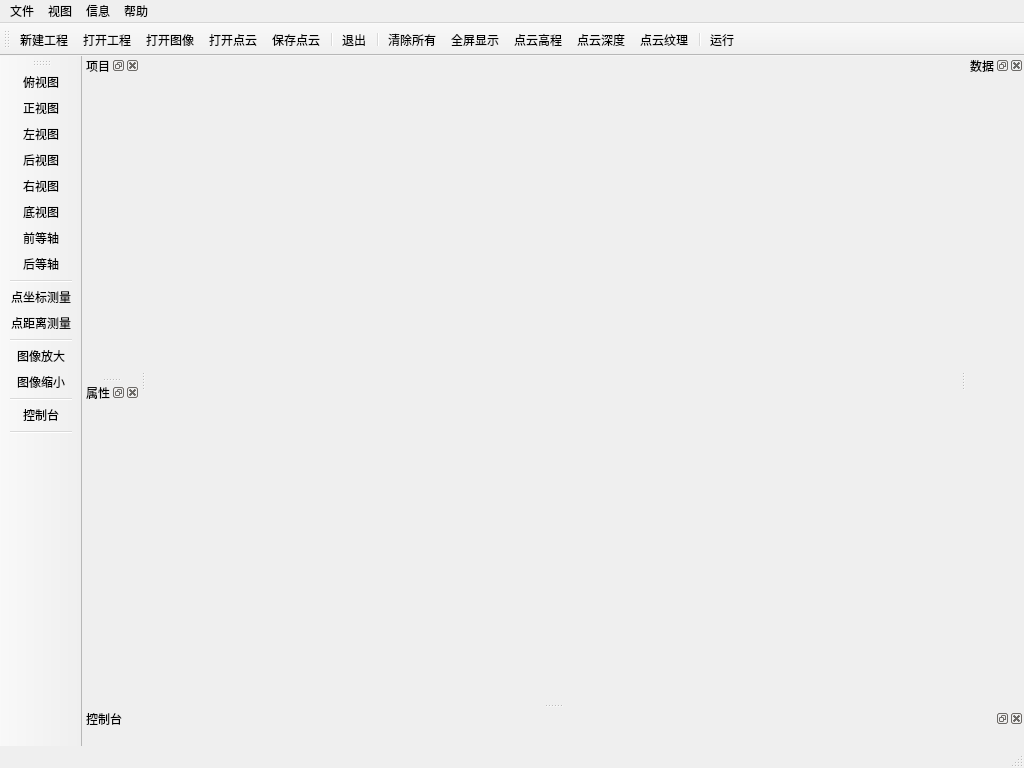
<?xml version="1.0" encoding="UTF-8"?>
<ui version="4.0">
 <class>MainWindow</class>
 <widget class="QMainWindow" name="MainWindow">
  <property name="geometry">
   <rect>
    <x>0</x>
    <y>0</y>
    <width>1024</width>
    <height>768</height>
   </rect>
  </property>
  <property name="windowTitle">
   <string>CG_3DToolKit_Slicer</string>
  </property>
  <property name="windowIcon">
   <iconset resource="icon.qrc">
    <normaloff>:/res/icon/slicer.png</normaloff>:/res/icon/slicer.png</iconset>
  </property>
  <widget class="QWidget" name="centralwidget">
   <layout class="QGridLayout" name="gridLayout"/>
  </widget>
  <widget class="QMenuBar" name="menubar">
   <property name="geometry">
    <rect>
     <x>0</x>
     <y>0</y>
     <width>1024</width>
     <height>23</height>
    </rect>
   </property>
   <widget class="QMenu" name="menu">
    <property name="title">
     <string>文件</string>
    </property>
    <addaction name="action_new"/>
    <addaction name="action_open"/>
    <addaction name="action_open_Image"/>
    <addaction name="action_open_PointCloud"/>
    <addaction name="action_save_PointCloud"/>
    <addaction name="separator"/>
    <addaction name="action_exit"/>
   </widget>
   <widget class="QMenu" name="menu_2">
    <property name="title">
     <string>信息</string>
    </property>
    <widget class="QMenu" name="menu_4">
     <property name="title">
      <string>样式风格</string>
     </property>
     <property name="icon">
      <iconset resource="icon.qrc">
       <normaloff>:/res/icon/ccSkin.png</normaloff>:/res/icon/ccSkin.png</iconset>
     </property>
     <addaction name="action_Aqua"/>
     <addaction name="action_MacOS"/>
     <addaction name="action_Ubuntu"/>
     <addaction name="action_Windows"/>
    </widget>
    <addaction name="action_Login"/>
    <addaction name="menu_4"/>
   </widget>
   <widget class="QMenu" name="menu_3">
    <property name="title">
     <string>帮助</string>
    </property>
    <addaction name="action_about"/>
   </widget>
   <widget class="QMenu" name="menu_1">
    <property name="title">
     <string>视图</string>
    </property>
    <addaction name="action_dock_project"/>
    <addaction name="action_dock_properties"/>
    <addaction name="action_dock_data"/>
    <addaction name="action_dock_console"/>
   </widget>
   <addaction name="menu"/>
   <addaction name="menu_1"/>
   <addaction name="menu_2"/>
   <addaction name="menu_3"/>
  </widget>
  <widget class="QStatusBar" name="statusbar"/>
  <widget class="QToolBar" name="toolBar_1">
   <property name="windowTitle">
    <string>toolBar</string>
   </property>
   <attribute name="toolBarArea">
    <enum>TopToolBarArea</enum>
   </attribute>
   <attribute name="toolBarBreak">
    <bool>false</bool>
   </attribute>
   <addaction name="action_new"/>
   <addaction name="action_open"/>
   <addaction name="action_open_Image"/>
   <addaction name="action_open_PointCloud"/>
   <addaction name="action_save_PointCloud"/>
   <addaction name="separator"/>
   <addaction name="action_exit"/>
   <addaction name="separator"/>
   <addaction name="action_ClearAll"/>
   <addaction name="action_FullScreen"/>
   <addaction name="action_Elevation"/>
   <addaction name="action_Depth"/>
   <addaction name="action_Intensity"/>
   <addaction name="separator"/>
   <addaction name="action_trigger"/>
  </widget>
  <widget class="QDockWidget" name="dock_project">
   <property name="windowTitle">
    <string>项目</string>
   </property>
   <attribute name="dockWidgetArea">
    <number>1</number>
   </attribute>
   <widget class="QWidget" name="dockWidgetContents_project">
    <layout class="QVBoxLayout" name="verticalLayout"/>
   </widget>
  </widget>
  <widget class="QDockWidget" name="dock_data">
   <property name="windowTitle">
    <string>数据</string>
   </property>
   <attribute name="dockWidgetArea">
    <number>2</number>
   </attribute>
   <widget class="QWidget" name="dockWidgetContents_data">
    <layout class="QVBoxLayout" name="verticalLayout_2"/>
   </widget>
  </widget>
  <widget class="QDockWidget" name="dock_console">
   <property name="windowTitle">
    <string>控制台</string>
   </property>
   <attribute name="dockWidgetArea">
    <number>8</number>
   </attribute>
   <widget class="QWidget" name="dockWidgetContents_console">
    <layout class="QVBoxLayout" name="verticalLayout_3"/>
   </widget>
  </widget>
  <widget class="QDockWidget" name="dock_properties">
   <property name="windowTitle">
    <string>属性</string>
   </property>
   <attribute name="dockWidgetArea">
    <number>1</number>
   </attribute>
   <widget class="QWidget" name="dockWidgetContents_properties">
    <layout class="QVBoxLayout" name="verticalLayout_4"/>
   </widget>
  </widget>
  <widget class="QToolBar" name="toolBar_2">
   <property name="windowTitle">
    <string>toolBar_2</string>
   </property>
   <attribute name="toolBarArea">
    <enum>LeftToolBarArea</enum>
   </attribute>
   <attribute name="toolBarBreak">
    <bool>false</bool>
   </attribute>
   <addaction name="action_SetViewTop"/>
   <addaction name="action_SetViewFront"/>
   <addaction name="action_SetViewLeft"/>
   <addaction name="action_SetViewBack"/>
   <addaction name="action_SetViewRight"/>
   <addaction name="action_SetViewBottom"/>
   <addaction name="action_SetViewIso1"/>
   <addaction name="action_SetViewIso2"/>
   <addaction name="separator"/>
   <addaction name="action_PickPointCoordinate"/>
   <addaction name="action_PickPointDistance"/>
   <addaction name="separator"/>
   <addaction name="action_ZoomIn"/>
   <addaction name="action_ZoomOut"/>
   <addaction name="separator"/>
   <addaction name="action_console"/>
   <addaction name="separator"/>
  </widget>
  <action name="action_new">
   <property name="icon">
    <iconset resource="icon.qrc">
     <normaloff>:/res/icon/document-new.png</normaloff>:/res/icon/document-new.png</iconset>
   </property>
   <property name="text">
    <string>新建工程</string>
   </property>
  </action>
  <action name="action_open">
   <property name="icon">
    <iconset resource="icon.qrc">
     <normaloff>:/res/icon/document-open.png</normaloff>:/res/icon/document-open.png</iconset>
   </property>
   <property name="text">
    <string>打开工程</string>
   </property>
  </action>
  <action name="action_exit">
   <property name="icon">
    <iconset resource="icon.qrc">
     <normaloff>:/res/icon/ccExit.png</normaloff>:/res/icon/ccExit.png</iconset>
   </property>
   <property name="text">
    <string>退出</string>
   </property>
  </action>
  <action name="action_SetViewTop">
   <property name="icon">
    <iconset resource="icon.qrc">
     <normaloff>:/res/icon/ccViewZpos.png</normaloff>:/res/icon/ccViewZpos.png</iconset>
   </property>
   <property name="text">
    <string>俯视图</string>
   </property>
   <property name="toolTip">
    <string>俯视图</string>
   </property>
  </action>
  <action name="action_SetViewFront">
   <property name="icon">
    <iconset resource="icon.qrc">
     <normaloff>:/res/icon/ccViewYpos.png</normaloff>:/res/icon/ccViewYpos.png</iconset>
   </property>
   <property name="text">
    <string>正视图</string>
   </property>
   <property name="toolTip">
    <string>正视图</string>
   </property>
  </action>
  <action name="action_SetViewLeft">
   <property name="icon">
    <iconset resource="icon.qrc">
     <normaloff>:/res/icon/ccViewXpos.png</normaloff>:/res/icon/ccViewXpos.png</iconset>
   </property>
   <property name="text">
    <string>左视图</string>
   </property>
   <property name="toolTip">
    <string>左视图</string>
   </property>
  </action>
  <action name="action_SetViewBack">
   <property name="icon">
    <iconset resource="icon.qrc">
     <normaloff>:/res/icon/ccViewYneg.png</normaloff>:/res/icon/ccViewYneg.png</iconset>
   </property>
   <property name="text">
    <string>后视图</string>
   </property>
   <property name="toolTip">
    <string>后视图</string>
   </property>
  </action>
  <action name="action_SetViewRight">
   <property name="icon">
    <iconset resource="icon.qrc">
     <normaloff>:/res/icon/ccViewXneg.png</normaloff>:/res/icon/ccViewXneg.png</iconset>
   </property>
   <property name="text">
    <string>右视图</string>
   </property>
   <property name="toolTip">
    <string>右视图</string>
   </property>
  </action>
  <action name="action_SetViewBottom">
   <property name="icon">
    <iconset resource="icon.qrc">
     <normaloff>:/res/icon/ccViewZneg.png</normaloff>:/res/icon/ccViewZneg.png</iconset>
   </property>
   <property name="text">
    <string>底视图</string>
   </property>
   <property name="toolTip">
    <string>底视图</string>
   </property>
  </action>
  <action name="action_SetViewIso1">
   <property name="icon">
    <iconset resource="icon.qrc">
     <normaloff>:/res/icon/ccViewIso1.png</normaloff>:/res/icon/ccViewIso1.png</iconset>
   </property>
   <property name="text">
    <string>前等轴</string>
   </property>
   <property name="toolTip">
    <string>前等轴</string>
   </property>
  </action>
  <action name="action_SetViewIso2">
   <property name="icon">
    <iconset resource="icon.qrc">
     <normaloff>:/res/icon/ccViewIso2.png</normaloff>:/res/icon/ccViewIso2.png</iconset>
   </property>
   <property name="text">
    <string>后等轴</string>
   </property>
   <property name="toolTip">
    <string>后等轴</string>
   </property>
  </action>
  <action name="action_open_Image">
   <property name="icon">
    <iconset resource="icon.qrc">
     <normaloff>:/res/icon/ccGrid.png</normaloff>:/res/icon/ccGrid.png</iconset>
   </property>
   <property name="text">
    <string>打开图像</string>
   </property>
  </action>
  <action name="action_open_PointCloud">
   <property name="icon">
    <iconset resource="icon.qrc">
     <normaloff>:/res/icon/ccOpen.png</normaloff>:/res/icon/ccOpen.png</iconset>
   </property>
   <property name="text">
    <string>打开点云</string>
   </property>
  </action>
  <action name="action_save_PointCloud">
   <property name="icon">
    <iconset resource="icon.qrc">
     <normaloff>:/res/icon/ccSave.png</normaloff>:/res/icon/ccSave.png</iconset>
   </property>
   <property name="text">
    <string>保存点云</string>
   </property>
  </action>
  <action name="action_ClearAll">
   <property name="icon">
    <iconset resource="icon.qrc">
     <normaloff>:/res/icon/ccDelete.png</normaloff>:/res/icon/ccDelete.png</iconset>
   </property>
   <property name="text">
    <string>清除所有</string>
   </property>
   <property name="toolTip">
    <string>清除所有</string>
   </property>
  </action>
  <action name="action_FullScreen">
   <property name="icon">
    <iconset resource="icon.qrc">
     <normaloff>:/res/icon/ccFullScreen.png</normaloff>:/res/icon/ccFullScreen.png</iconset>
   </property>
   <property name="text">
    <string>全屏显示</string>
   </property>
   <property name="toolTip">
    <string>全屏显示</string>
   </property>
  </action>
  <action name="action_Elevation">
   <property name="icon">
    <iconset resource="icon.qrc">
     <normaloff>:/res/icon/display_height.png</normaloff>:/res/icon/display_height.png</iconset>
   </property>
   <property name="text">
    <string>点云高程</string>
   </property>
   <property name="toolTip">
    <string>点云高程</string>
   </property>
  </action>
  <action name="action_Depth">
   <property name="icon">
    <iconset resource="icon.qrc">
     <normaloff>:/res/icon/display_category.png</normaloff>:/res/icon/display_category.png</iconset>
   </property>
   <property name="text">
    <string>点云深度</string>
   </property>
   <property name="toolTip">
    <string>点云深度</string>
   </property>
  </action>
  <action name="action_Intensity">
   <property name="icon">
    <iconset resource="icon.qrc">
     <normaloff>:/res/icon/display_intensity.png</normaloff>:/res/icon/display_intensity.png</iconset>
   </property>
   <property name="text">
    <string>点云纹理</string>
   </property>
   <property name="toolTip">
    <string>点云纹理</string>
   </property>
  </action>
  <action name="action_Login">
   <property name="icon">
    <iconset resource="icon.qrc">
     <normaloff>:/res/icon/users.png</normaloff>:/res/icon/users.png</iconset>
   </property>
   <property name="text">
    <string>用户登录</string>
   </property>
  </action>
  <action name="action_about">
   <property name="icon">
    <iconset resource="icon.qrc">
     <normaloff>:/res/icon/ccQuestion.png</normaloff>:/res/icon/ccQuestion.png</iconset>
   </property>
   <property name="text">
    <string>关于</string>
   </property>
  </action>
  <action name="action_Aqua">
   <property name="text">
    <string>Aqua</string>
   </property>
  </action>
  <action name="action_MacOS">
   <property name="text">
    <string>MacOS</string>
   </property>
  </action>
  <action name="action_Ubuntu">
   <property name="text">
    <string>Ubuntu</string>
   </property>
  </action>
  <action name="action_Windows">
   <property name="text">
    <string>Windows</string>
   </property>
  </action>
  <action name="action_ZoomIn">
   <property name="icon">
    <iconset resource="icon.qrc">
     <normaloff>:/res/icon/ccZoomIn.png</normaloff>:/res/icon/ccZoomIn.png</iconset>
   </property>
   <property name="text">
    <string>图像放大</string>
   </property>
   <property name="toolTip">
    <string>图像放大</string>
   </property>
  </action>
  <action name="action_ZoomOut">
   <property name="icon">
    <iconset resource="icon.qrc">
     <normaloff>:/res/icon/ccZoomOut.png</normaloff>:/res/icon/ccZoomOut.png</iconset>
   </property>
   <property name="text">
    <string>图像缩小</string>
   </property>
   <property name="toolTip">
    <string>图像缩小</string>
   </property>
  </action>
  <action name="action_console">
   <property name="checkable">
    <bool>true</bool>
   </property>
   <property name="icon">
    <iconset resource="icon.qrc">
     <normaloff>:/res/icon/ccConsole.png</normaloff>:/res/icon/ccConsole.png</iconset>
   </property>
   <property name="text">
    <string>控制台</string>
   </property>
   <property name="toolTip">
    <string>控制台</string>
   </property>
  </action>
  <action name="action_dock_project">
   <property name="icon">
    <iconset resource="icon.qrc">
     <normaloff>:/res/icon/dock.png</normaloff>:/res/icon/dock.png</iconset>
   </property>
   <property name="text">
    <string>项目视图</string>
   </property>
  </action>
  <action name="action_dock_properties">
   <property name="icon">
    <iconset resource="icon.qrc">
     <normaloff>:/res/icon/dock.png</normaloff>:/res/icon/dock.png</iconset>
   </property>
   <property name="text">
    <string>属性视图</string>
   </property>
  </action>
  <action name="action_dock_data">
   <property name="icon">
    <iconset resource="icon.qrc">
     <normaloff>:/res/icon/dock.png</normaloff>:/res/icon/dock.png</iconset>
   </property>
   <property name="text">
    <string>数据视图</string>
   </property>
  </action>
  <action name="action_dock_console">
   <property name="icon">
    <iconset resource="icon.qrc">
     <normaloff>:/res/icon/dock.png</normaloff>:/res/icon/dock.png</iconset>
   </property>
   <property name="text">
    <string>控制视图</string>
   </property>
  </action>
  <action name="action_PickPointCoordinate">
   <property name="checkable">
    <bool>true</bool>
   </property>
   <property name="icon">
    <iconset resource="icon.qrc">
     <normaloff>:/res/icon/smallPointProperties.png</normaloff>:/res/icon/smallPointProperties.png</iconset>
   </property>
   <property name="text">
    <string>点坐标测量</string>
   </property>
   <property name="toolTip">
    <string>点坐标测量</string>
   </property>
  </action>
  <action name="action_PickPointDistance">
   <property name="checkable">
    <bool>true</bool>
   </property>
   <property name="icon">
    <iconset resource="icon.qrc">
     <normaloff>:/res/icon/smallPointDistance.png</normaloff>:/res/icon/smallPointDistance.png</iconset>
   </property>
   <property name="text">
    <string>点距离测量</string>
   </property>
   <property name="toolTip">
    <string>点距离测量</string>
   </property>
  </action>
  <action name="action_trigger">
   <property name="icon">
    <iconset resource="icon.qrc">
     <normaloff>:/res/icon/trigger.png</normaloff>:/res/icon/trigger.png</iconset>
   </property>
   <property name="text">
    <string>运行</string>
   </property>
   <property name="toolTip">
    <string>运行</string>
   </property>
  </action>
 </widget>
 <resources>
  <include location="icon.qrc"/>
 </resources>
 <connections/>
</ui>
